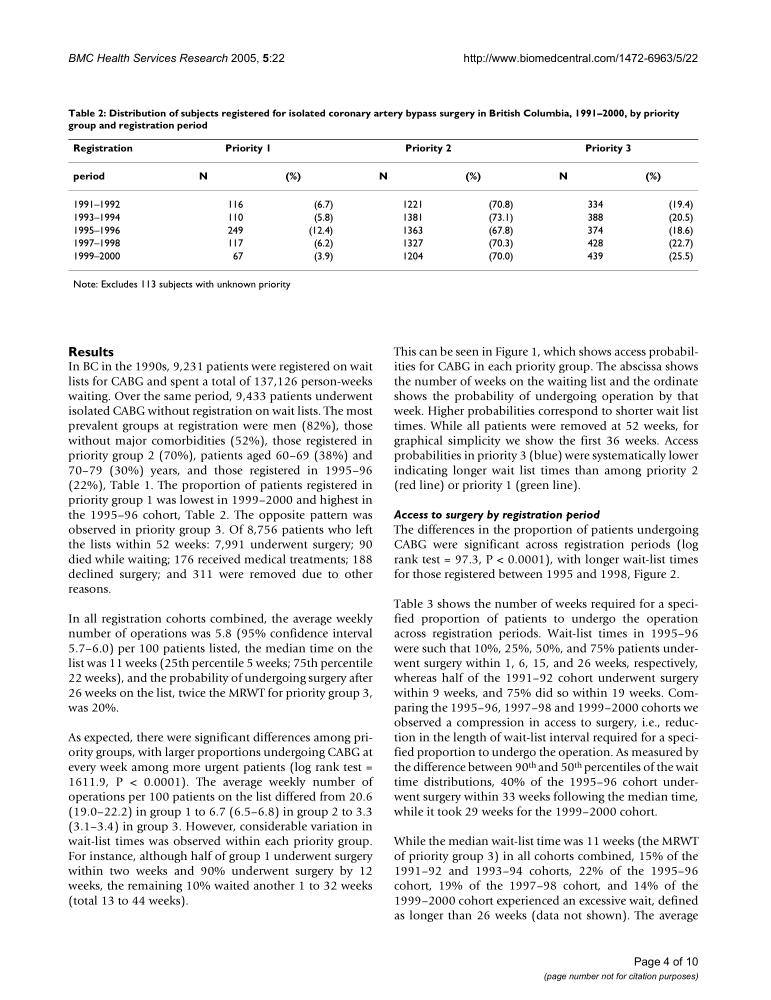
#> input picture image1.jpg, 771 x 1000 px
$ python -i skewcorrection.py   (imports and definitions only)
#> lines starting #> are read from the running program, lines starting #| are printed output that depends on the picture; after the words box and inside, x2 and y2 are one past the last pixel; in counts of white or black regions, pixels touching at a corner belong together
#> further down, picture is the input picture: shape (1000, 771, 3); min 0, max 255, mean 238.3
import os
import numpy as np
import cv2
from PIL import Image


def get_rotation_angle(input_image):
    input_image = np.array(input_image)
    gray = cv2.cvtColor(input_image, cv2.COLOR_BGR2GRAY)
    gray = cv2.bitwise_not(gray)
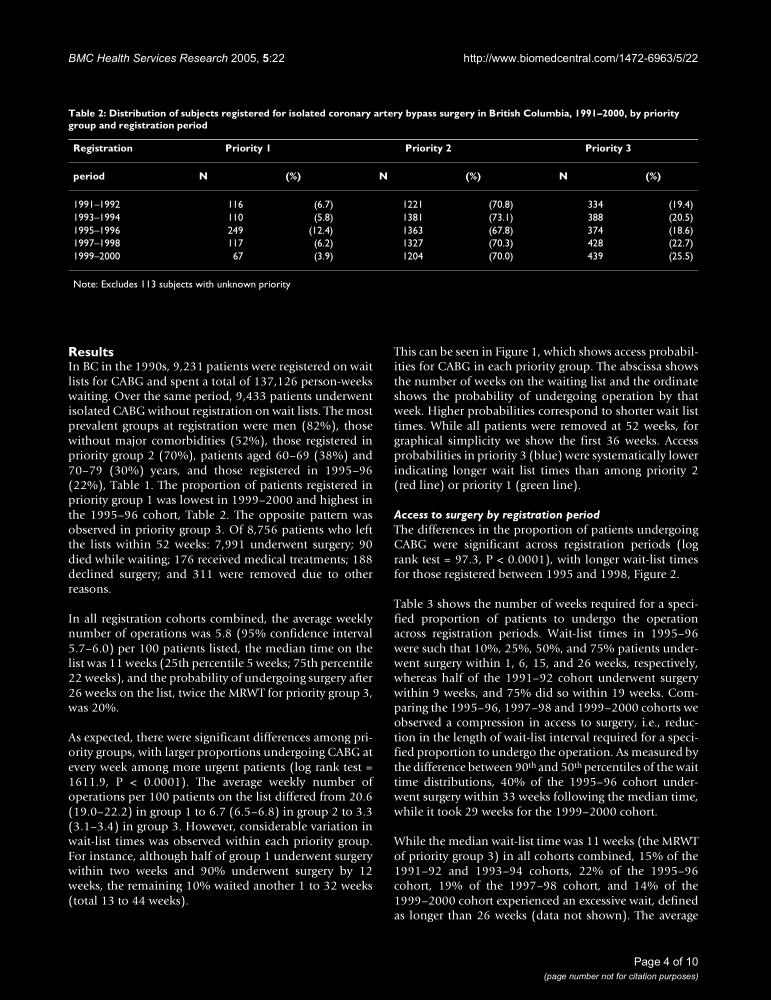
#> gray: shape (1000, 771); min 0, max 255, mean 16.7
    thresh = cv2.threshold(gray, 0, 255,cv2.THRESH_BINARY | cv2.THRESH_OTSU)[1]
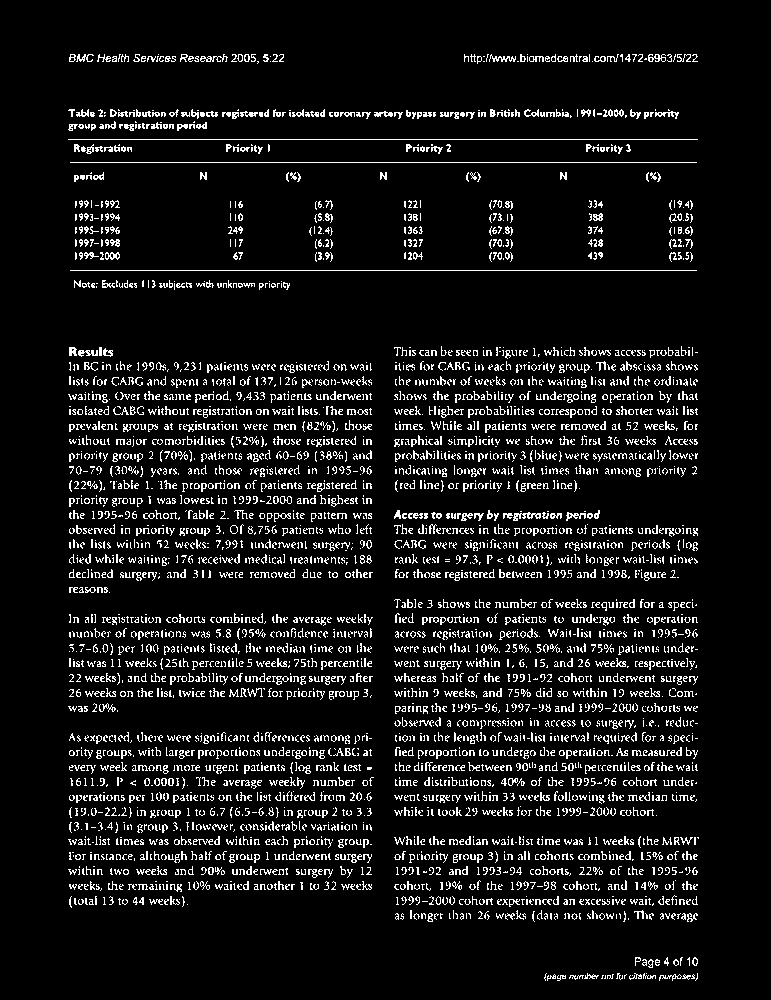
#> thresh: shape (1000, 771); 8.4% white in thin lines or dots, all inside (x1, y1, x2, y2) = (68, 54, 699, 981)
    coords = np.column_stack(np.where(thresh > 0))
#> coords = 64567 pairs, first value 54 to 980, second value 68 to 698

    angle = cv2.minAreaRect(coords)[-1]
#> angle = -90

    if angle >= 45:
        angle = -90 + angle

    return angle


# [1 line not run here, left out]
# [1 line that did not run here, left out]
# [1 line that did not run here, left out]
# [1 line that did not run here, left out]
# [1 line that did not run here, left out]
# [1 line that did not run here, left out]

>>> import cv2
>>> picture = cv2.imread('image1.jpg')
>>> result = get_rotation_angle(picture)
#> result = -90

$ run again, on image2.jpg
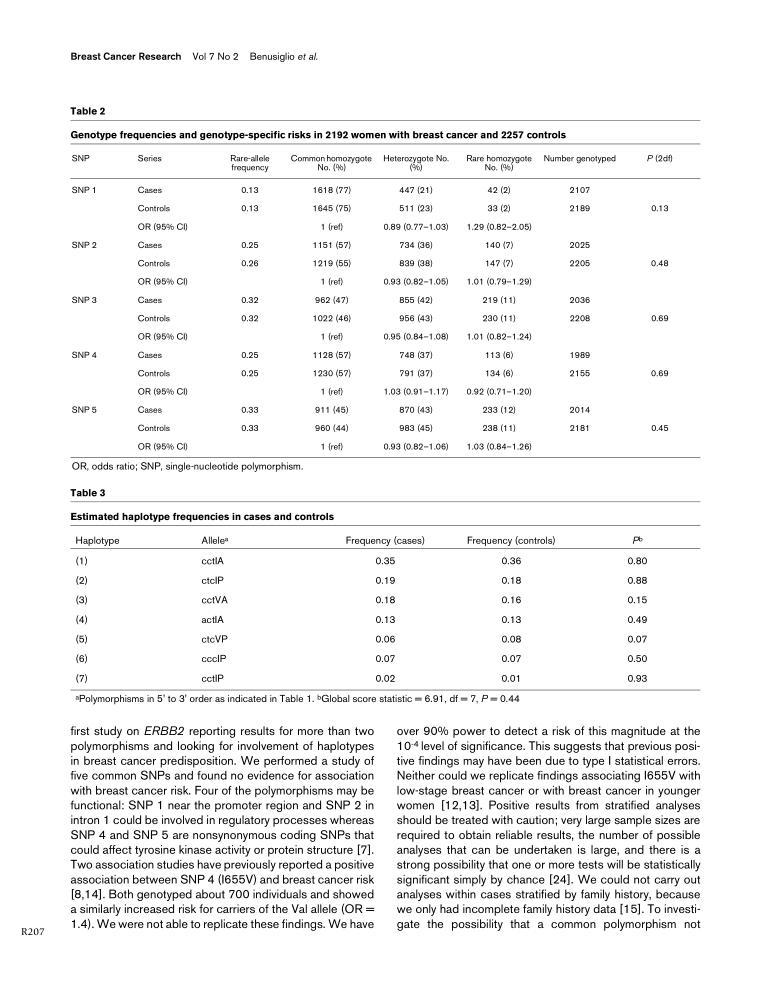
#> input picture image2.jpg, 771 x 1000 px
#> picture is the input picture: shape (1000, 771, 3); min 0, max 255, mean 243.4
#> in get_rotation_angle, `gray = cv2.bitwise_not(gray)`:
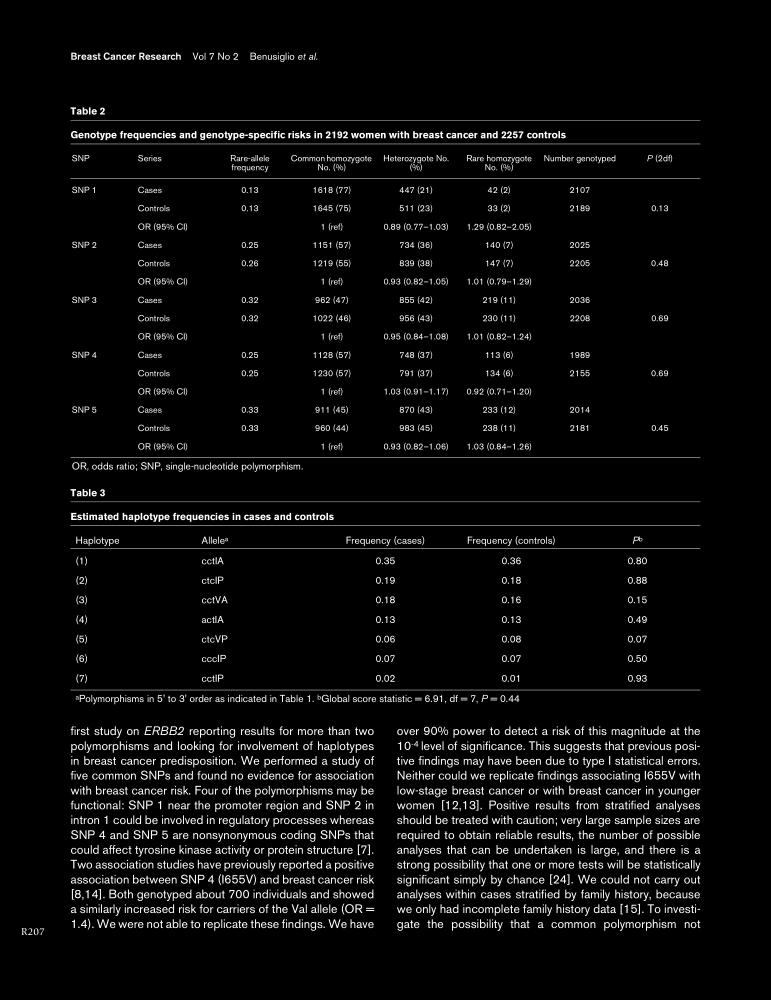
#> gray: shape (1000, 771); min 0, max 255, mean 11.6
#> in get_rotation_angle, `thresh = cv2.threshold(gray, 0, 255,cv2.THRESH_BINARY | cv2.THRESH_OTS..`:
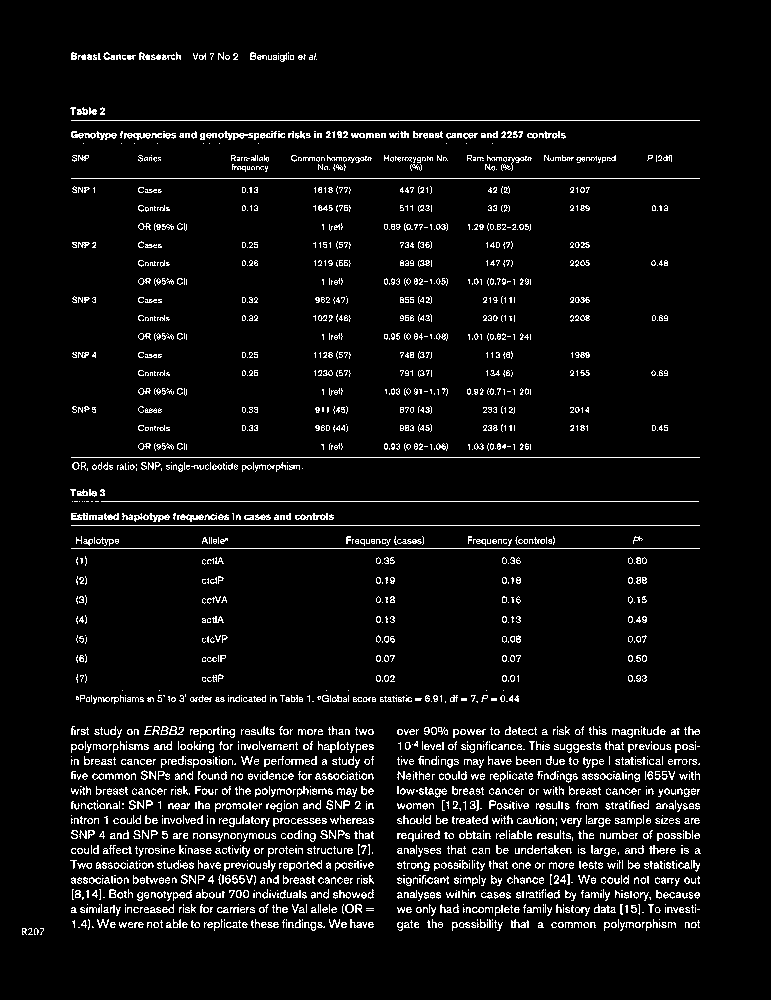
#> thresh: shape (1000, 771); 5.9% white in thin lines or dots, all inside (x1, y1, x2, y2) = (22, 52, 701, 935)
#> coords = 45339 pairs, first value 52 to 934, second value 22 to 700
#> angle = -90

$ run again, on image3.jpg
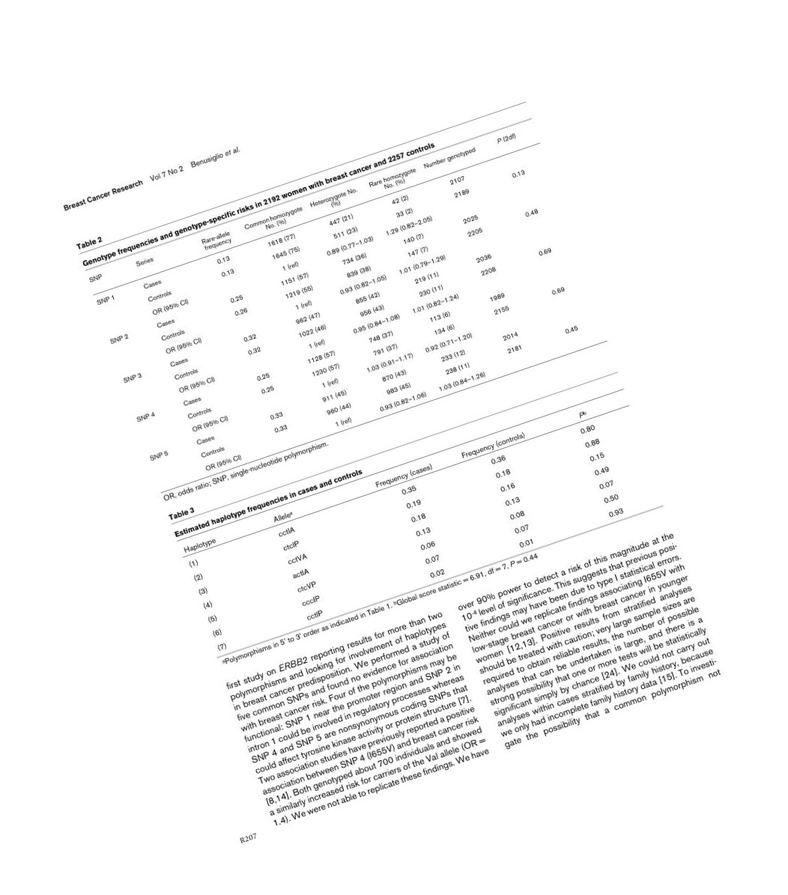
#> input picture image3.jpg, 788 x 895 px, shrunk from 1052 x 1195 before the run
#> picture is the input picture: shape (895, 788, 3); min 0, max 255, mean 247.6
#> in get_rotation_angle, `gray = cv2.bitwise_not(gray)`:
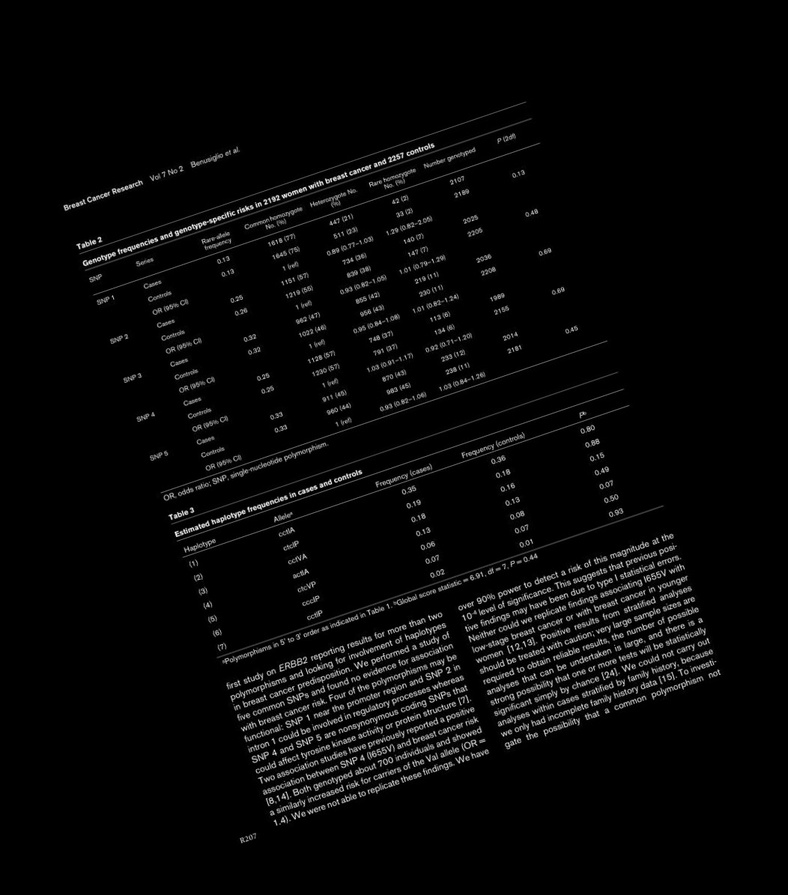
#> gray: shape (895, 788); min 0, max 255, mean 7.4
#> in get_rotation_angle, `thresh = cv2.threshold(gray, 0, 255,cv2.THRESH_BINARY | cv2.THRESH_OTS..`:
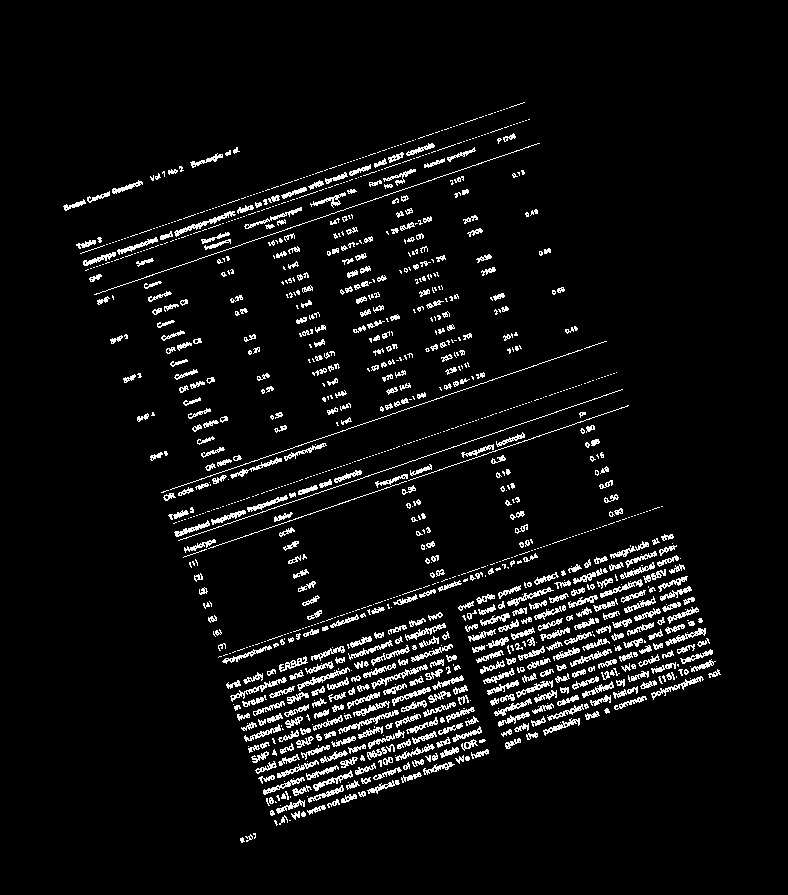
#> thresh: shape (895, 788); 5.8% white in thin lines or dots, all inside (x1, y1, x2, y2) = (63, 102, 721, 843)
#> coords = 40814 pairs, first value 102 to 842, second value 63 to 720
#> angle = -71.23
